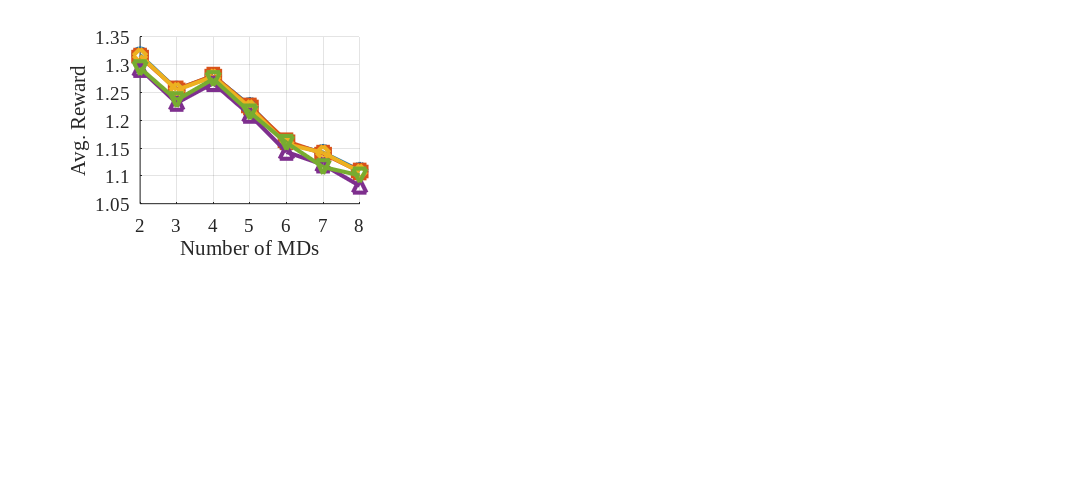

Recreate this plot in MATLAB. (Note: this script raises an error after producing the figure.)
% Load the .mat file containing performance metrics for different user counts
data = load('results/eval_diff_user_num.mat');

% Define user counts and algorithm names
user_counts = [2, 3, 4, 5, 6, 7, 8]; % User count values
algorithms = {'OMNIS-UCB', 'CTO', 'OMNIS-TS', 'GDO', 'RSS'}; % 5 algorithms
metrics = {'reward', 'latency', 'energy', 'accuracy', 'vio_prob', 'vio_sum'}; % 6 performance metrics
metric_labels = {'Avg. Reward', 'Avg. Latency [s]', 'Avg. Energy [J]', 'Avg. Acc. [%]', 'Avg. Violation Prob.', ' Avg. Violation Excess'}; % Labels

% Define color scheme for different algorithms
colors = lines(length(algorithms)); % Automatically assign different colors

% Define marker types for each algorithm
markers = {'o', 's', 'd', '^', 'v'}; % Circle, square, diamond, triangle up, triangle down

% Create a figure with a 2x3 subplot layout and reduce the size of the figure
figure('Position', [100, 100, 1100, 500]); % Adjust figure size

% Tight layout to remove empty space around the figure
set(gcf, 'PaperPositionMode', 'auto'); 

for metric_idx = 1:length(metrics)
    metric_name = metrics{metric_idx}; % Get current metric name
    matrix_name = [metric_name '_diff_user_num']; % Construct the matrix name (e.g., 'reward_diff_user_num')
    
    if isfield(data, matrix_name)
        metric_data = data.(matrix_name); % Extract corresponding data matrix (5x8)
    else
        warning('Matrix "%s" not found in eval_diff_user.mat', matrix_name);
        continue;
    end

    % Create a subplot (2 rows, 3 columns)
    ax = subplot(2, 3, metric_idx);
    hold on;

    % Plot data for each algorithm with different markers
    for alg_idx = 1:length(algorithms)
        plot(user_counts, metric_data(alg_idx, :), '-', 'LineWidth', 3, 'Color', colors(alg_idx, :), ...
             'Marker', markers{alg_idx}, 'DisplayName', algorithms{alg_idx}, 'MarkerSize', 10);
    end

    % Set axis labels
    xlabel('Number of MDs', 'FontSize', 14, 'FontName', 'Times New Roman');
    ylabel(metric_labels{metric_idx}, 'FontSize', 14, 'FontName', 'Times New Roman');

    % Set x-axis ticks to show user counts 1 to 8
    xticks(2:8);
    xlim([2,8]);

    % Enable grid and adjust grid color for better visibility
    grid on;
    set(gca, 'FontSize', 14, 'FontName', 'Times New Roman', 'GridColor', [0.3, 0.3, 0.3]);

    % Improve grid visibility
    grid on;
    ax.GridColor = [0.2 0.2 0.2]; % Darker grid color
    ax.GridAlpha = 0.6; % Increase grid opacity
    ax.Box = 'on';
end

% Create a shared legend below all subplots
hL = legend(algorithms, 'Orientation', 'horizontal', 'FontSize', 14, 'FontName', 'Times New Roman', 'NumColumns', 5);
newPosition = [0.2, 0.01, 0.6, 0.05]; % Adjust legend position to be more compact
newUnits = 'normalized';
set(hL, 'Position', newPosition, 'Units', newUnits, 'Box', 'off', 'Color', 'none'); % Make legend transparent

% Tighten the overall layout to minimize empty space around the entire figure
set(gcf, 'PaperPositionMode', 'auto');
tightfig; % A function to remove extra white space from the figure
disp('Plot generation completed.');
